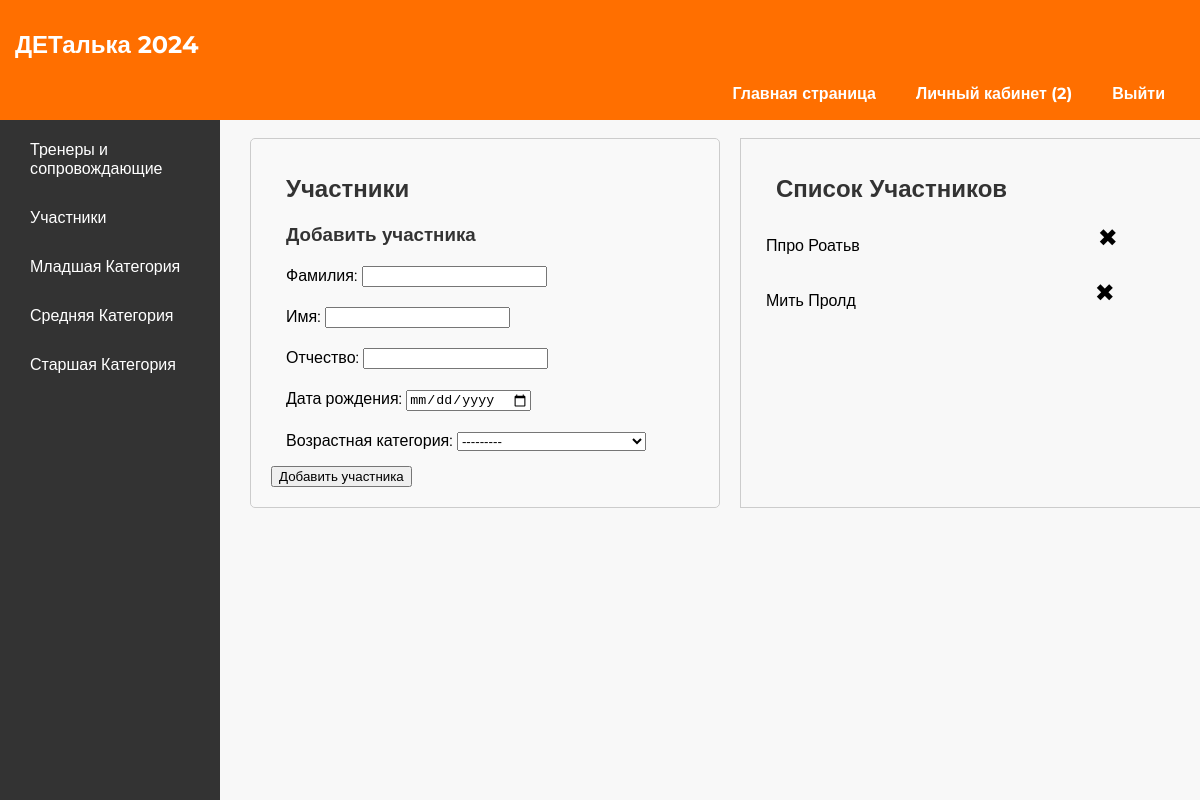
/dashboard/p/ (signed in), run on an earlier commit of the app's database.
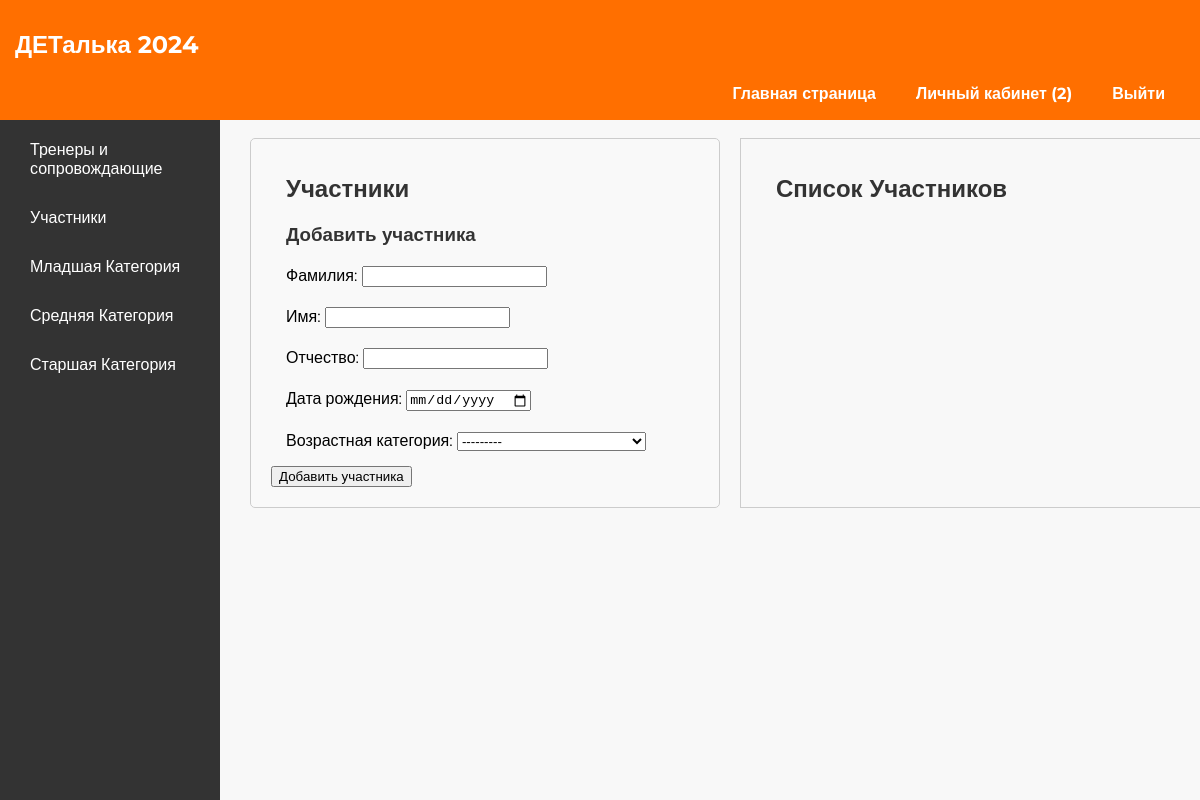
And on a later commit of the database.
### accounts/models.py (models this page shows, shortened)
class Institution(AbstractUser):
    email = models.EmailField(unique=True)
    name = models.CharField(max_length=100)
    address = models.CharField(max_length=100)
    city = models.CharField(max_length=50)
    region = models.CharField(max_length=50, default="")
    country = models.CharField(max_length=50)
    postcode = models.CharField(max_length=100)
    groups = models.ManyToManyField(Group)
    USERNAME_FIELD = 'email'
    REQUIRED_FIELDS = ['name', 'address', 'city', 'region', 'country', 'postcode']
    objects = CustomUserManager()

class AgeCategory(models.Model):
    name = models.CharField(max_length=50)
    min_age = models.IntegerField()
    max_age = models.IntegerField()
    def __str__(self):
        return f"{self.name} ({self.min_age}-{self.max_age})"

class Student(models.Model):
    institution = models.ForeignKey(Institution, on_delete=models.CASCADE, null=True, blank=True)
    last_name = models.CharField(max_length=100, default="")
    name = models.CharField(max_length=100, default="")
    patronymic = models.CharField(max_length=100, default="")
    date_of_birth = models.DateField()
    age_category = models.ForeignKey('AgeCategory', on_delete=models.CASCADE)

### accounts/views.py (the view)
# urls.py: path('dashboard/p/', views.students, name='students'),
def students(request):
    institution = request.user
    students = Student.objects.filter(institution=institution)
    if request.method == 'POST':
        form = StudentForm(request.POST)
        if form.is_valid():
            form.save(commit=True, user=institution)
            return redirect('students')
    else:
        form = StudentForm()
    return render(request, 'dashboard/students.html', {'student_form': form, 'students': students})

### accounts/forms.py (shortened to what this page needs)
class StudentForm(forms.ModelForm):
    class Meta:
        model = Student
        fields = ['last_name', 'name', 'patronymic', 'date_of_birth', 'age_category']
        labels = {
            'last_name': 'Фамилия',
            'name': 'Имя',
            'patronymic': 'Отчество',
            'date_of_birth': 'Дата рождения',
            'age_category': 'Возрастная категория',
        }
        widgets = {
            'date_of_birth': DateInput(attrs={'type': 'date'}),
            'last_name': NameInput(),
            'name': NameInput(),
            'patronymic': NameInput(),
        }

### accounts/forms.py (called while the page is built)
    def render(self, name, value, attrs=None, renderer=None):
        rendered = super().render(name, value, attrs, renderer)
        return rendered + """
        <script>
            $(document).ready(function() {
                $("#id_%s").on('input', function() {
                    var words = this.value.split(' ');
                    for (var i = 0; i < words.length; i++) {
                        words[i] = words[i].charAt(0).toUpperCase() + words[i].slice(1).toLowerCase();
                    }
                    this.value = words.join(' ');
                });
            });
        </script>
        """ % name

### templates/dashboard/students.html (shortened to what this page needs)
{% extends 'dashboard/dashboard.html' %}
{% block embedded_page_content %}
    <div class="grid-container">
        <div class="form-container">
            <h2>Участники</h2>
            <h3>Добавить участника</h3>
            <form method="post">
                {{ student_form.as_p }}
                <button type="submit">Добавить участника</button>
            </form>
        </div>
        <div class="list-container">
            <h2>Список Участников</h2>
            {% for student in students %}
                <table class="invisible-table">
                    <tr>
                        <td>{{ student.name }} {{ student.last_name }}</td>
                        <td>
                            <form id="deleteForm{{ student.id }}" method="post" action="{% url 'delete_student' student.id %}">
                                <div class="delete-button" onclick="submitForm('deleteForm{{ student.id }}')">&#10006;</div>
                            </form>
                        </td>
                    </tr>
                </table>
            {% endfor %}
        </div>
    </div>
{% endblock %}

### templates/dashboard/dashboard.html (shortened to what this page needs)
<head>
    <link rel="stylesheet" type="text/css" href="/static/styles.css"/>
</head>
{% extends 'base.html' %}
{% block content %}
    <div class="dashboard-container">
        <div class="sidebar">
            <ul>
                <li><a href="{% url 'teachers' %}">Тренеры и сопровождающие</a></li>
                <li><a href="{% url 'students' %}">Участники</a></li>
                <li><a href="{% url 'categories' age_category_id=1 %}">Младшая Категория</a></li>
                <li><a href="{% url 'categories' age_category_id=1 %}">Средняя Категория</a></li>
                <li><a href="{% url 'categories' age_category_id=3 %}">Старшая Категория</a></li>
            </ul>
        </div>
        <div class="content" style="width: 80%">
            {% block embedded_page_content %}{% endblock %}
    </div>
{% endblock %}

### templates/base.html (shortened to what this page needs)
<!DOCTYPE html>
<html lang="ru">
<head>
    <link rel="stylesheet" type="text/css" href="../static/styles.css"/>
    <link href="https://cdn.jsdelivr.net/npm/select2@4.0.13/dist/css/select2.min.css" rel="stylesheet"/>
</head>
<body>
<header>
    <nav class="navbar">
        <h1>ДЕТалька 2024</h1>
        <ul class="navbar-list">
            {% if user.is_authenticated %}
                <li class="navbar-item"><a href="{% url 'main' %}">Главная страница</a></li>
                <li class="navbar-item"><a href="{% url 'dashboard' %}">Личный кабинет ({{ user.username }})</a></li>
                <li class="navbar-item"><a href="{% url 'logout' %}">Выйти</a></li>
            {% endif %}
        </ul>
    </nav>
</header>
<main>
    {% block content %}
    {% endblock %}
</main>
</body>
</html>

### static/styles.css (style rules this page uses)
body, h1, h2, h3, p, ul, li { font-family: 'Montserrat', sans-serif; }
h1, h2, h3, p, ul, li { margin: 10px; padding: 5px; }
h2, h3 { color: #333; }
body { font-family: 'Montserrat', sans-serif; background-color: #f8f8f8; }
.navbar { background-color: #ff6f00; color: #fff; padding: 15px 0; position: fixed; top: 0; left: 0; width: 100%; height: 90px; }
.navbar-list { list-style: none; display: flex; justify-content: right; }
.navbar-item { margin: 0 15px; }
.navbar-item a { text-decoration: none; color: #fff; font-weight: bold; }
.content { left: 250px; background-color: #f8f8f8; position: fixed; margin-top: 130px; max-height: calc(100vh - 150px); overflow-y: auto; width: 85%; }
.form-container { background-color: #f9f9f9; padding: 20px; border-radius: 5px; }
.form-container form { margin: 0; }
.grid-container { display: grid; grid-template-columns: 1fr 1fr; gap: 20px; }
.form-container, .list-container { border: 1px solid #ccc; padding: 20px; }
.dashboard-container { display: flex; }
.sidebar { position: fixed; left: 0; top: 120px; height: 100vh; width: 220px; background-color: #333; color: white; }
.sidebar ul { list-style: none; padding: 0; }
.sidebar li { padding: 10px; }
.sidebar a { text-decoration: none; color: #fff; }

What changed in the data, as far as the page shows it:
removed Student: name "Ппро", last_name "Роатьв"
removed Student: name "Мить", last_name "Пролд"
